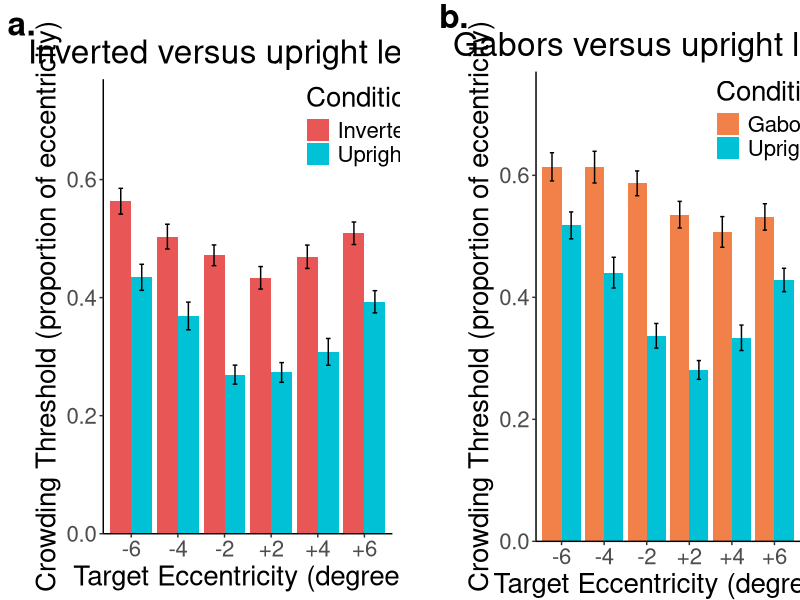
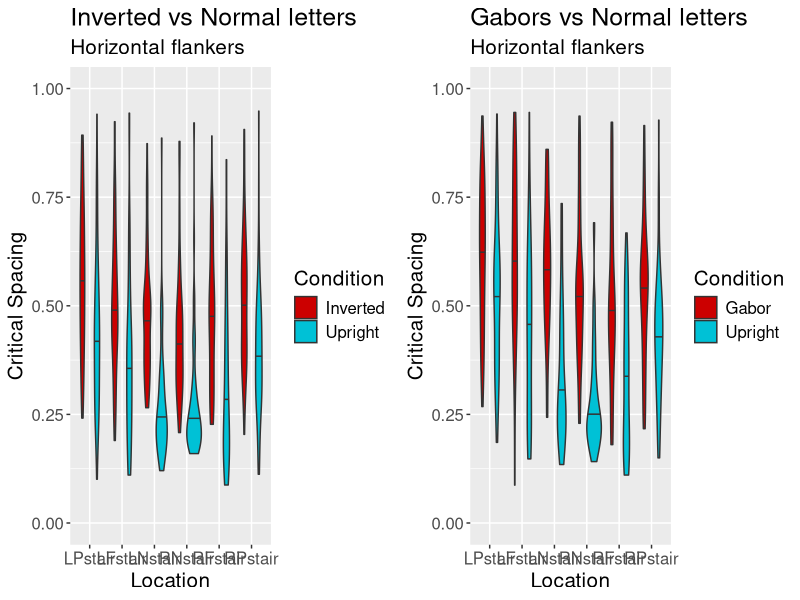
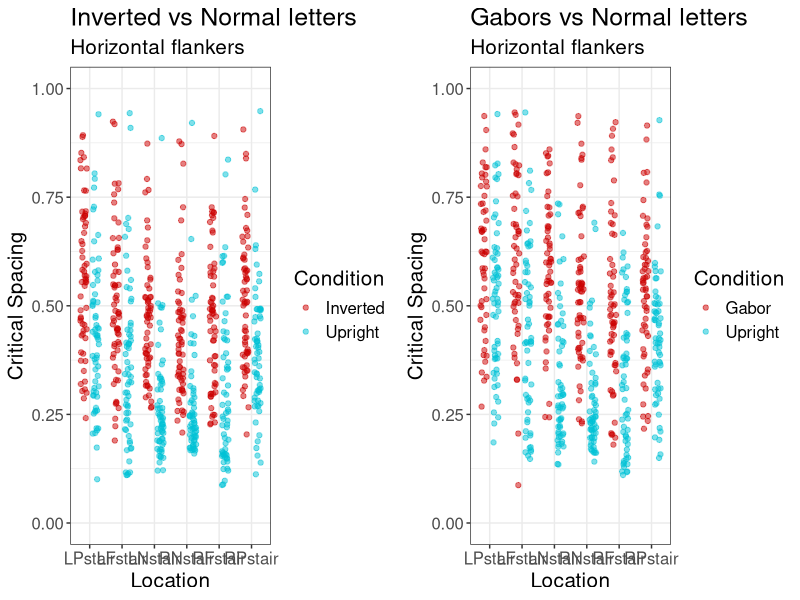

Here is the R script that generated these plots, in order:
# Analysis for Study 1 of ""

# packages
require(lme4)
require(lmerTest)
require(car)

require(dplyr)
require(tidyr)

require(ggplot2)
require(gridExtra)

# working directory
setwd("/Users/kwinsler/Documents/GitHub/Letter_crowding_study/Study1")

# load cleaned data
s1a_dat <- read.delim(file = 'a_letters_vs_invertedletters/CRD_INV_HOR_data.csv', sep = ',', header = T)
s1b_dat <- read.delim(file = 'b_letters_vs_gabors/CRD_GAB_HOR_data.csv', sep = ',', header = T)

# combine data
s1a_dat$Experiment <- 'INV'
s1b_dat$Experiment <- 'GAB'

alldat <- rbind(s1a_dat, s1b_dat)
alldat$Stair_short <- substr(alldat$Stair, 3, 9) # better label

## Bar plots

# aggregated data to plot
all_pdat <- alldat %>% 
  group_by(Experiment, Stair_short, Condition) %>%  
  summarise(mean = mean(Mean), 
            sd = sd(Mean),
            n = n(),  
            se = sd(Mean)/sqrt(n())) %>%
  mutate(Stair = case_when(
    Stair_short == "LPstair" ~ '-6',
    Stair_short == "LFstair" ~ '-4',
    Stair_short == "LNstair" ~ '-2',
    Stair_short == "RNstair" ~ '+2',
    Stair_short == "RFstair" ~ '+4',
    Stair_short == "RPstair"~ '+6'))

# plot
ylimits <- c(0,0.7)

all_pdat[all_pdat$Experiment == 'INV', ] %>% # filter data and pipe
  ggplot(aes(Stair, mean, fill = Condition)) + # x = stair (location), y = mean, fill = upright vs inverted
    geom_bar(stat="identity", position = 'dodge', aes(fill = Condition)) + # make bar plot
    scale_fill_manual("Condition", values = c("Inverted" = "#e85656", "Upright" = "#00c1d6")) + # manual color mapping
    scale_x_discrete(limits=c("-6","-4","-2","+2","+4","+6")) + # manually set order of x axis
    geom_errorbar(position = position_dodge(.9), aes(ymin = mean - se, ymax = mean + se), width=0.2) + # add error bars (se is a column in the data)
    labs(x = 'Target Eccentricity (degrees)',  # x label
         y = 'Crowding Threshold (proportion of eccentricity)', # y label
         title = 'Inverted versus upright letters', # title
         tag = 'a.') + # tag (the a.)
    scale_y_continuous(limits = ylimits,expand = expansion(mult = c(0, .1))) + # set y limits (ylimits is an object of 2 values) and make bars touch bottom axis
    theme_classic() + # blank background and no upper or right line 
    theme(plot.title = element_text(hjust = 0.5), # center title
          legend.position=c(.9,.9), # put condition legend into top right of plot
          plot.tag = element_text(face = "bold"), # bold the "a." tag
          text = element_text(size=20)) -> p1 # set font and assign to object

all_pdat[all_pdat$Experiment == 'GAB', ] %>%
  ggplot(aes(Stair, mean, fill = Condition)) +
  geom_bar(stat="identity", position = 'dodge', aes(fill = Condition)) +
  scale_fill_manual("Condition", values = c("Gabor" = "#f28149", "Upright" = "#00c1d6")) +
  scale_x_discrete(limits=c("-6","-4","-2","+2","+4","+6")) +
  geom_errorbar(position = position_dodge(.9), aes(ymin = mean - se, ymax = mean + se), width=0.2) + 
  labs(x = 'Target Eccentricity (degrees)', 
       y = 'Crowding Threshold (proportion of eccentricity)', 
       title = 'Gabors versus upright letters',
       tag = 'b.') +
  scale_y_continuous(limits = ylimits, expand = expansion(mult = c(0, .1))) +
  theme_classic() +
  theme(plot.title = element_text(hjust = 0.5),
        legend.position=c(.9,.9),
        text = element_text(size=20),
        plot.tag = element_text(face = "bold"),
        plot.margin = unit(c(0,0,0,1), "cm")) -> p2

grid.arrange(p1, p2, nrow = 1)
# exported at 1800 x 800

### Other plots

## Violin plots
ylimits <- c(0,1)

alldat[alldat$Experiment == 'INV', ] %>%
  ggplot(aes(Stair_short, Mean, fill = Condition)) +
  geom_violin(aes(fill = Condition), draw_quantiles = c(0.5)) +
  ylim(ylimits) +
  scale_fill_manual("Condition", values = c("Inverted" = "#cc0000", "Upright" = "#00c1d6")) +
  scale_x_discrete(limits=c('LPstair', 'LFstair', 'LNstair','RNstair', 'RFstair','RPstair')) +
  labs(x = 'Location', y = 'Critical Spacing', 
       subtitle = 'Horizontal flankers',title = 'Inverted vs Normal letters') +
  theme(text = element_text(size=15)) -> p1

alldat[alldat$Experiment == 'GAB', ] %>%
  ggplot(aes(Stair_short, Mean, fill = Condition)) +
  geom_violin(aes(fill = Condition), draw_quantiles = c(0.5)) +
  ylim(ylimits) +
  scale_fill_manual("Condition", values = c("Gabor" = "#cc0000", "Upright" = "#00c1d6")) +
  scale_x_discrete(limits=c('LPstair', 'LFstair', 'LNstair','RNstair', 'RFstair','RPstair')) +
  labs(x = 'Location', y = 'Critical Spacing', 
       subtitle = 'Horizontal flankers',title = 'Gabors vs Normal letters') +
  theme(text = element_text(size=15)) -> p2
  
grid.arrange(p1, p2, nrow = 1)

## dot/rain plots
ylimits <- c(0,1)
alpha <- .5

alldat[alldat$Experiment == 'INV', ] %>%
  ggplot(aes(Stair_short, Mean, color = Condition)) +
  geom_point(aes(color = Condition), alpha = alpha, 
             position=position_jitterdodge(jitter.width = 0.2)) +
  ylim(ylimits) +
  scale_color_manual("Condition", values = c("Inverted" = "#cc0000", "Upright" = "#00c1d6")) +
  scale_x_discrete(limits=c('LPstair', 'LFstair', 'LNstair','RNstair', 'RFstair','RPstair')) +
  labs(x = 'Location', y = 'Critical Spacing', 
       subtitle = 'Horizontal flankers',title = 'Inverted vs Normal letters') +
  theme_bw() +
  theme(text = element_text(size=15)) -> p1

alldat[alldat$Experiment == 'GAB', ] %>%
  ggplot(aes(Stair_short, Mean, fill = Condition)) +
  geom_point(aes(color = Condition), alpha = alpha, 
             position=position_jitterdodge(jitter.width = 0.2)) +  
  ylim(ylimits) +
  scale_color_manual("Condition", values = c("Gabor" = "#cc0000", "Upright" = "#00c1d6")) +
  scale_x_discrete(limits=c('LPstair', 'LFstair', 'LNstair','RNstair', 'RFstair','RPstair')) +
  labs(x = 'Location', y = 'Critical Spacing', 
       subtitle = 'Horizontal flankers',title = 'Gabors vs Normal letters') +
  theme_bw() +
  theme(text = element_text(size=15)) -> p2

grid.arrange(p1, p2, nrow = 1)

#### Analysis ####

## Study 1a - inverted vs upright letters

# main model
fit.s1a <- lmer(Mean ~ CondEff * HemifieldEff * EccentricityEff 
            + (1 | SUBJECT)
            + (0 + CondEff | SUBJECT)
            + (0 + HemifieldEff | SUBJECT)
            + (0 + EccentricityEff | SUBJECT)
            , data = s1a_dat)

summary(fit.s1a)
Anova(fit.s1a, type = 3)

# upright only follow up
fit.s1a.upr <- lmer(Mean ~ HemifieldEff * EccentricityEff 
                + (1 | SUBJECT)
                + (0 + HemifieldEff | SUBJECT)
                + (0 + EccentricityEff | SUBJECT)
                , data = s1a_dat[s1a_dat$Condition == "Upright", ] )

summary(fit.s1a.upr)
Anova(fit.s1a.upr, type = 3)

# inverted only follow up
fit.s1a.inv <- lmer(Mean ~ HemifieldEff * EccentricityEff 
                    + (1 | SUBJECT)
                    + (0 + HemifieldEff | SUBJECT)
                    + (0 + EccentricityEff | SUBJECT)
                    , data = s1a_dat[s1a_dat$Condition == "Inverted", ] )

summary(fit.s1a.inv)
Anova(fit.s1a.inv, type = 3)

## Study 1b - gabors vs upright letters

# main model
fit.s1b <- lmer(Mean ~ Condition * HemifieldEff * EccentricityEff 
            + (1 | SUBJECT)
            + (0 + CondEff | SUBJECT)
            + (0 + HemifieldEff | SUBJECT)
            + (0 + EccentricityEff | SUBJECT)
            , data = s1b_dat)

summary(fit.s1b)
Anova(fit.s1b, type = 3)

# upright only follow up
fit.s1b.upr <- lmer(Mean ~ HemifieldEff * EccentricityEff 
                    + (1 | SUBJECT)
                    + (0 + HemifieldEff | SUBJECT)
                    + (0 + EccentricityEff | SUBJECT)
                    , data = s1b_dat[s1b_dat$Condition == "Upright", ] )

summary(fit.s1b.upr)
Anova(fit.s1b.upr, type = 3)

# gabor only follow up
fit.s1b.gab <- lmer(Mean ~ HemifieldEff * EccentricityEff 
                    + (1 | SUBJECT)
                    + (0 + HemifieldEff | SUBJECT)
                    + (0 + EccentricityEff | SUBJECT)
                    , data = s1b_dat[s1b_dat$Condition == "Gabor", ] )

summary(fit.s1b.gab)
Anova(fit.s1b.gab, type = 3)

#### Cross-study analysis ####

## combine data
# inverted data
s1a_dat %>%
  filter(Condition == "Inverted") %>%
  mutate(SUBJECT = paste0(SUBJECT,'_2')) -> INV_dat # new subject id because different subjects in both exps

# combine with gabor data
INV_dat %>%
  rbind(filter(s1b_dat, Condition == "Gabor")) -> combined_dat
  
# model
fit.inv_gab <- lmer(Mean ~ Condition * HemifieldEff * EccentricityEff 
            + (1 | SUBJECT)
            + (0 + HemifieldEff | SUBJECT)
            + (0 + EccentricityEff | SUBJECT)
            , data = combined_dat)

summary(fit.inv_gab)
Anova(fit.inv_gab, type = 3)
